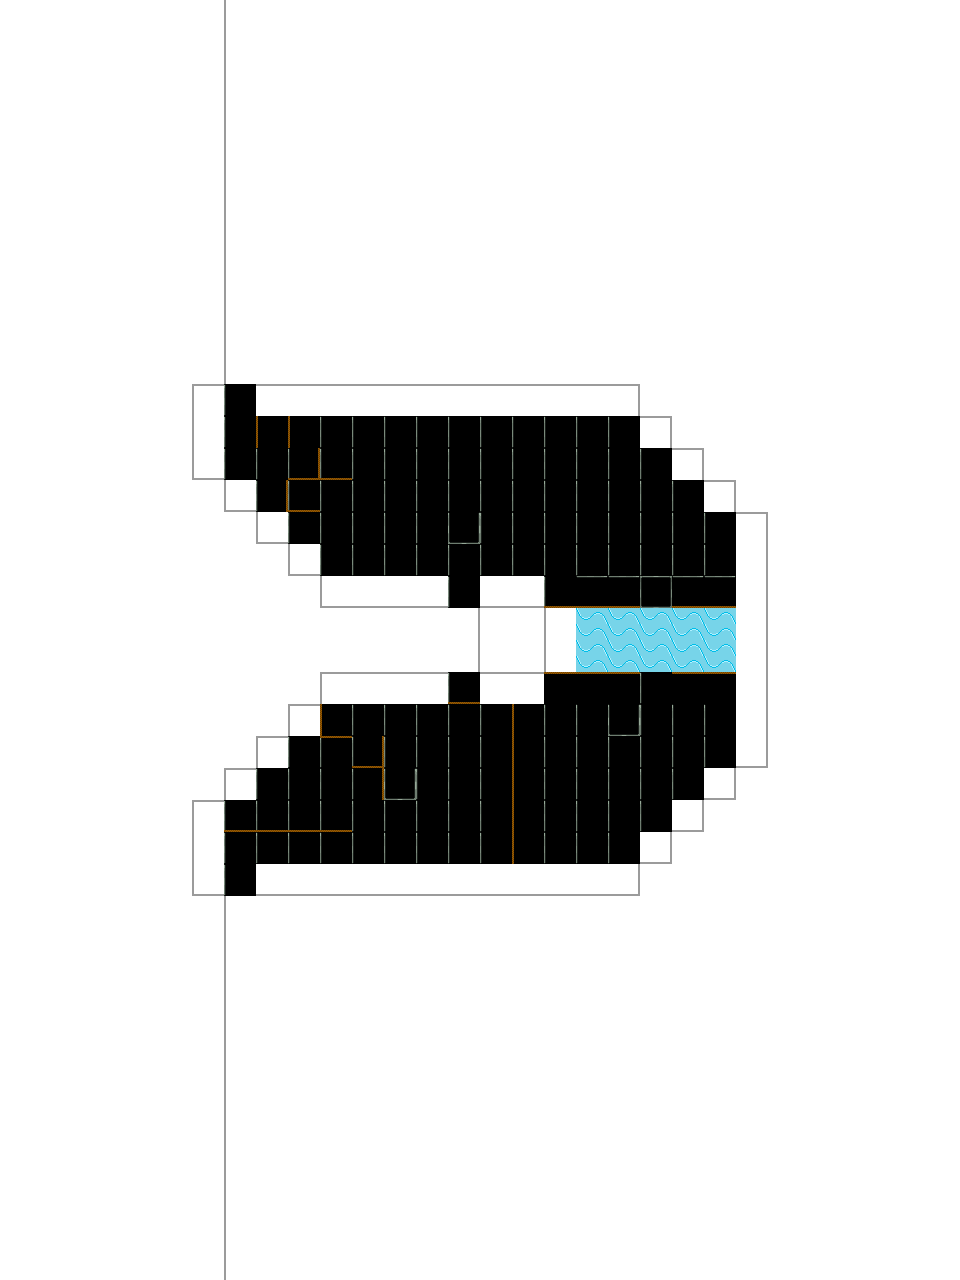

A level layout from a 2D game, rendered from its tile map. Below: a short description, then the map file with tile-grid data replaced by summaries:
An orthogonal 30x40 tile map with 32x32 px tiles, 5 tile layers (Base Layer, Properties, Visuals 0, Visuals 1, ...).

<map version="1.2" tiledversion="1.2.4" orientation="orthogonal" renderorder="right-down" width="30" height="40" tilewidth="32" tileheight="32" infinite="0" nextlayerid="6" nextobjectid="1">
 <tileset firstgid="1" source="../Tilesets/SalmonLadderTextures.tsx" />
 <layer id="1" name="Base Layer" width="30" height="40">
  <data>[1200 cells, 1200 non-empty, 3 distinct tile ids]</data>
 </layer>
 <layer id="2" name="Properties" width="30" height="40">
  <data>[1200 cells, 1200 non-empty, 17 distinct tile ids]</data>
 </layer>
 <layer id="3" name="Visuals 0" width="30" height="40">
  <data>[1200 cells, 27 non-empty, 2 distinct tile ids]</data>
 </layer>
 <layer id="4" name="Visuals 1" width="30" height="40">
  <data>[1200 cells, 111 non-empty, 3 distinct tile ids]</data>
 </layer>
 <layer id="5" name="Visuals 2" width="30" height="40">
  <data>[1200 cells, 130 non-empty, 12 distinct tile ids]</data>
 </layer>
</map>